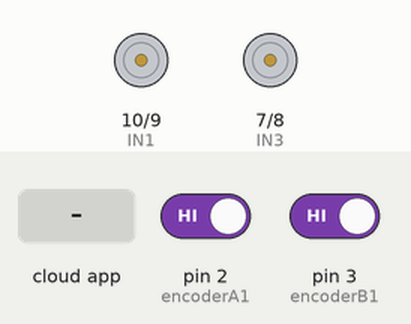
Recording of a sketch running on a simulated Arduino Uno, built with avr-gcc and run on an emulated ATmega328P. Parts: motor-driver pin pairs drawn as motors (green arrow = first pin HIGH = forward, orange = second pin HIGH = backward, longer = more drive, scaled by the enable pin). The test bench sets the inputs (shaded band); at power-on: pin 2 (encoderA1) HIGH, pin 3 (encoderB1) HIGH. The ROS host is connected and sends only what is stated.

Above: at 1.2 s.
1.3 s: the phone or cloud app sets linear.x to -100
At 2.8 s:
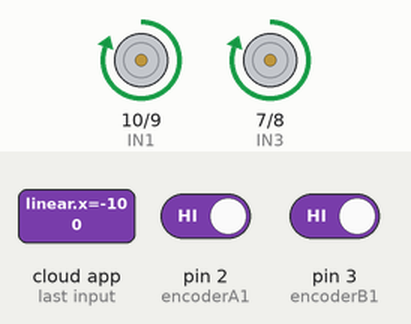
4.3 s: the phone or cloud app sets angular.z to -100
At 4.48 s:
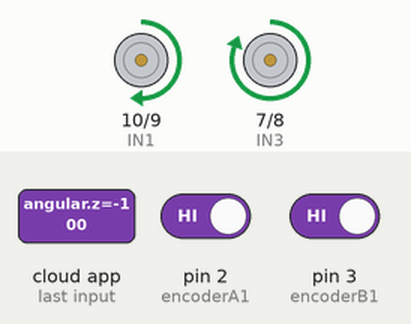
7.3 s: the phone or cloud app sets angular.z to 100
At 14.0 s:
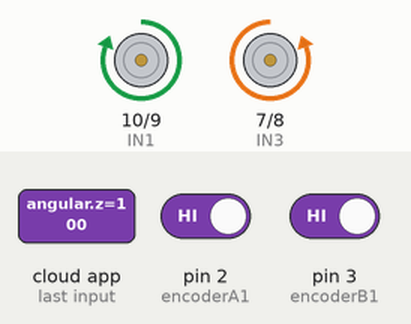
Timing chart, 0 to 15.5 s (numbered marks = the images above; inputs shaded):
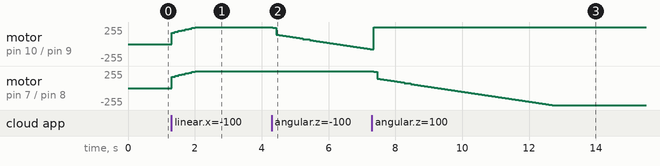

The sketch:

sketch_nov30a.ino
```cpp
#include <PID_v1.h>
#include <ros.h>
#include <std_msgs/String.h>
#include <geometry_msgs/Vector3Stamped.h>
#include <geometry_msgs/Twist.h>
#include <ros/time.h>

ros::NodeHandle nh;
double kp1=20,ki1=15,kd1=0.01;
double input1 = 0, output1 = 0, setpoint1 = 0;
double kp2=20,ki2=15,kd2=0.01;
double input2 = 0, output2 = 0, setpoint2 = 0;
PID PID1(&input1, &output1, &setpoint1, kp1, ki1, kd1, DIRECT);
PID PID2(&input2, &output2, &setpoint2, kp2, ki2, kd2, DIRECT);
unsigned long currenmillis;
unsigned long previousmillis;
#define loopTime 100
#define encoderA1 2
#define encoderB1 3
#define encoderA2 18
#define encoderB2 19
#define enA 11
#define IN1 10
#define IN2 9
#define enB 6
#define IN3 7
#define IN4 8
volatile long pos1=0;
volatile long pos2=0;
volatile long posp1=0;
volatile long posp2=0;
float demand1,demand2,demandx,demandz;
float diff1,diff2;
float differror1,differror2;
float speed_left,speed_right;


void velcallback(const geometry_msgs::Twist& vel){
   demandx=vel.linear.x;
   demandz=vel.angular.z;
  demandx=constrain(demandx,-0.25,0.25);
  demandz=constrain(demandz,-1,1);
}
ros::Subscriber<geometry_msgs::Twist> sub("cmd_vel",velcallback);
geometry_msgs::Vector3Stamped speed_msg;
ros::Publisher speed_pub("speed", &speed_msg);


void setup(){
  nh.initNode();
  nh.subscribe(sub);
  nh.advertise(speed_pub);
  pinMode(enA,OUTPUT);
  pinMode(IN1,OUTPUT);
  pinMode(IN2,OUTPUT);
  pinMode(enB,OUTPUT);
  pinMode(IN3,OUTPUT);
  pinMode(IN4,OUTPUT);
  pinMode (encoderA1,INPUT_PULLUP);
  pinMode (encoderA2,INPUT_PULLUP);
  pinMode (encoderB1,INPUT_PULLUP);
  pinMode (encoderB2,INPUT_PULLUP);
  attachInterrupt(0,encoder1A,CHANGE);
  attachInterrupt(1,encoder1B,CHANGE);
  attachInterrupt(4,encoder2A,CHANGE);
  attachInterrupt(5,encoder2B,CHANGE);
  PID1.SetMode(AUTOMATIC);
  PID1.SetSampleTime(100);
  PID1.SetOutputLimits(-255, 255);

  PID2.SetMode(AUTOMATIC);
  PID2.SetSampleTime(100);
  PID2.SetOutputLimits(-255, 255);

  //Serial.begin(57600);

}

void loop() {
  nh.spinOnce();
  currenmillis=millis();
  if (currenmillis -previousmillis >=loopTime){
    previousmillis - currenmillis;
   /* if(Serial.available()>0){
      char c = Serial.read();
     if (c=='w'){
        demandx=0.25;
        demandz=0;
      }else if (c=='x'){
        demandx=0;
        demandz=-0.3;
      }else if(c=='a'){
        demandx=0.25;
        demandz=0.3;

      }else if (c=='d'){
        demandx=0.25;
        demandz=-0.3;
      }else if (c=='s'){
        demandx=0;
        demandz=0;
      }}*/
      demand1=demandx-(demandz*0.41);
      demand2=demandx+(demandz*0.41);
    diff1=pos1 -posp1;
    diff2=pos2 - posp2;
    differror1=(demand1*32)-diff1;
    differror2=(demand2*32)-diff2;
    posp1=pos1;
    posp2=pos2;
    /*Serial.print(pos1);
    Serial.print(" , ");
    Serial.print(pos2);
    Serial.print(" , ");
    Serial.print(output1);
    Serial.print(", ");
    Serial.println(output2);*/

    setpoint1=demand1*32;
    input1=diff1;
    PID1.Compute();
    //pwm1(output1);
    setpoint2=demand2*32;
    input2=diff2;
    PID2.Compute();
   // pwm2(output2);

  if (output1 >0){
    digitalWrite(IN1,LOW);
    digitalWrite(IN2, HIGH);
    analogWrite(enA, abs(output1));
  }else if(output1<0){
    digitalWrite(IN1,HIGH);
    digitalWrite(IN2,LOW);
    analogWrite(enA, abs(output1));
  }else if (input1==0){
    digitalWrite(IN1,LOW);
    digitalWrite(IN2, LOW);
    analogWrite(enA, 0);
  }


  if (output2 >0){
    digitalWrite(IN3,LOW);
    digitalWrite(IN4, HIGH);
    analogWrite(enB, abs(output2));
  }else if(output2<0){
    digitalWrite(IN3,HIGH);
    digitalWrite(IN4,LOW);
    analogWrite(enB, abs(output2));
  }else if (input2==0){
    digitalWrite(IN3,LOW);
    digitalWrite(IN4, LOW);
    analogWrite(enB, 0);
  }
  /*if (demand1==0 and demand2==0){
    output1=0;
    output2=0;
  }*/


    speed_left=diff1/32;
    speed_right=diff2/32;
    //Serial.println(speed_left);
    publishSpeed(loopTime);
  }
}

void publishSpeed(double time){
  speed_msg.header.stamp=nh.now();
  speed_msg.vector.x=speed_left;
  speed_msg.vector.y=speed_right;
  speed_msg.vector.z=time/1000;
  speed_pub.publish(&speed_msg);
  nh.spinOnce();
  nh.loginfo("publishing odometry giang dep trai");
}
void encoder1A(){
  if (digitalRead(encoderA1)==HIGH){
    if (digitalRead(encoderB1)==LOW){
       pos1=pos1+1;
    }else {
      pos1=pos1-1;
    }
  }else {
    if (digitalRead(encoderB1)==HIGH){
      pos1=pos1+1;
    }else {
      pos1=pos1-1;
    }
  }
}
void encoder1B(){
  if (digitalRead(encoderB1)==HIGH){
    if (digitalRead(encoderA1)==HIGH){
       pos1=pos1+1;
    }else {
      pos1=pos1-1;
    }
  }else {
    if (digitalRead(encoderA1)==LOW){
      pos1=pos1+1;
    }else {
      pos1=pos1-1;
    }
  }
}
void encoder2A(){
  if (digitalRead(encoderA2)==HIGH){
    if (digitalRead(encoderB2)==LOW){
       pos2=pos2-1;
    }else {
      pos2=pos2+1;
    }
  }else {
    if (digitalRead(encoderB2)==HIGH){
      pos2=pos2-1;
    }else {
      pos2=pos2+1;
    }
  }
}
void encoder2B(){
  if (digitalRead(encoderB2)==HIGH){
    if (digitalRead(encoderA2)==HIGH){
       pos2=pos2-1;
    }else {
      pos2=pos2+1;
    }
  }else {
    if (digitalRead(encoderA2)==LOW){
      pos2=pos2-1;
    }else {
      pos2=pos2+1;
    }
  }
}
```

Measured:
- after the input at 1.3 s, motor on pin 10 (IN1) / pin 9 (IN2), motor on pin 7 (IN3) / pin 8 (IN4): moves from stopped to forward 255/255 over 0.71 s, starting at once
- after the input at 4.3 s, motor on pin 10 (IN1) / pin 9 (IN2): moves from forward 255/255 to backward 77/255 over 2.9 s, starting at once
- after the input at 7.3 s, motor on pin 7 (IN3) / pin 8 (IN4): moves from forward 255/255 to backward 255/255 over 5.3 s, starting after 0.05 s
